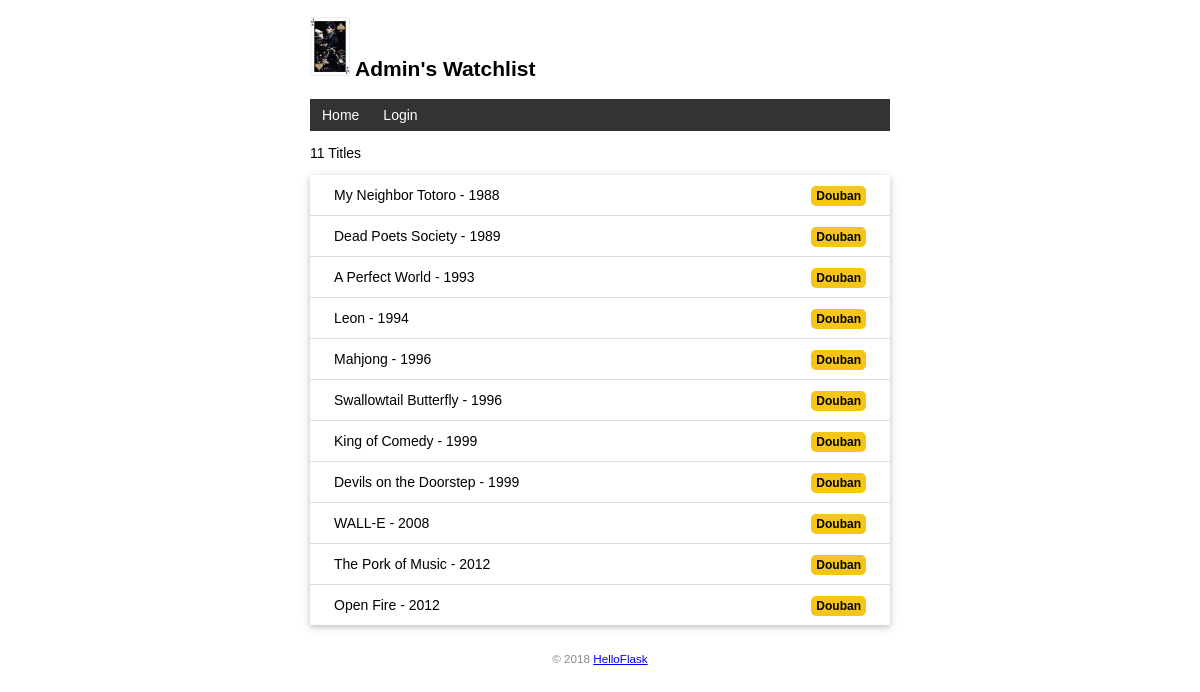
/index, run on the app's committed database.
### watchlist/models.py (models this page shows, shortened)
class User(db.Model, UserMixin):
    id = db.Column(db.Integer, primary_key=True)  # 主键
    name = db.Column(db.String(20), unique=True)  # 名字
    username = db.Column(db.String(20))           # 用户名
    password_hash = db.Column(db.String(120))          # 密码散列

class Movie(db.Model):  # 表名将会是 movie
    id = db.Column(db.Integer, primary_key=True)  # 主键
    title = db.Column(db.String(60))  # 电影标题
    year = db.Column(db.String(4))  # 电影年份

### watchlist/views.py (the view, shortened to what this page needs)
@app.route('/index', methods=['GET', 'POST'])
def index():
    mymovies = Movie.query.all()
    return render_template('index.html', movies=mymovies)

### watchlist/__init__.py (called while the page is built)
@app.context_processor
def inject_user():
    from watchlist.models import User
    user = User.query.first()
    return dict(user=user)

### watchlist/templates/index.html (shortened to what this page needs)
{% extends 'base.html' %}
{% block content %}
<p>{{ movies|length }} Titles</p>
<ul class="movie-list">
    {% for movie in movies %}
    <li>{{ movie.title }} - {{ movie.year }}
        <span class="float-right">
            <a class="imdb" href="https://movie.douban.com/subject_search?search_text={{ movie.title }}" target="_blank" title="Find this movie on IMDb">Douban</a>
        </span>
    </li>
    {% endfor %}
</ul>
{% endblock %}

### watchlist/templates/base.html (shortened to what this page needs)
<!DOCTYPE html>
<html lang="en">
<head>
    {% block head %}
    <link rel="stylesheet" href="{{ url_for('static', filename='style.css') }}" type="text/css">
    {% endblock %}
</head>
<body>
    <h2>
        <img alt="Avatar" src="{{ url_for('static', filename='images/jay.jpg') }}">
        {{ user.name }}'s Watchlist
    </h2>
    <nav>
        <ul>
            <li><a href="{{ url_for('index') }}">Home</a></li>
            {% if current_user.is_authenticated %}
                <li><a href="{{ url_for('settings') }}">Settings</a></li>
                <li><a href="{{ url_for('logout') }}">Logout</a></li>
            {% else %}
                <li><a href="{{ url_for('login') }}">Login</a></li>
            {% endif %}
        </ul>
    </nav>
    {% block content %}{% endblock %}
    <footer>
        <small>&copy; 2018 <a href="https://helloflask.com/tutorial">HelloFlask</a></small>
    </footer>
</body>
</html>

### watchlist/static/style.css (style rules this page uses)
body { margin: auto; max-width: 580px; font-size: 14px; font-family: Helvetica, Arial, sans-serif; }
footer { color: #888; margin-top: 15px; text-align: center; padding: 10px; }
.movie-list { list-style-type: none; padding: 0; margin-bottom: 10px; box-shadow: 0 2px 5px 0 rgba(0, 0, 0, 0.16), 0 2px 10px 0 rgba(0, 0, 0, 0.12); }
.movie-list li { padding: 12px 24px; border-bottom: 1px solid #ddd; }
.movie-list li:last-child { border-bottom:none; }
nav ul { list-style-type: none; margin: 0; padding: 0; overflow: hidden; background-color: #333; }
nav li { float: left; }
nav li a { display: block; color: white; text-align: center; padding: 8px 12px; text-decoration: none; }
.float-right { float: right; }
.imdb { font-size: 12px; font-weight: bold; color: black; text-decoration: none; background: #F5C518; border-radius: 5px; padding: 3px 5px; }

### data on the page
User: name "Admin"
Movie: title "My Neighbor Totoro", year "1988"
Movie: title "Dead Poets Society", year "1989"
Movie: title "A Perfect World", year "1993"
Movie: title "Leon", year "1994"
Movie: title "Mahjong", year "1996"
Movie: title "Swallowtail Butterfly", year "1996"
Movie: title "King of Comedy", year "1999"
Movie: title "Devils on the Doorstep", year "1999"
Movie: title "WALL-E", year "2008"
Movie: title "The Pork of Music", year "2012"
Movie: title "Open Fire", year "2012"

### other printed values
{{ movies|length }} "11"
